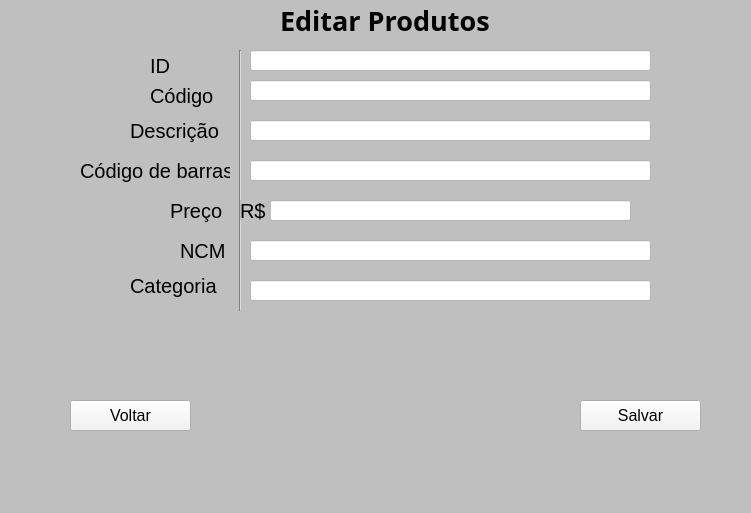
<?xml version="1.0" encoding="UTF-8"?>
<ui version="4.0">
 <class>MainWindow</class>
 <widget class="QMainWindow" name="MainWindow">
  <property name="geometry">
   <rect>
    <x>0</x>
    <y>0</y>
    <width>751</width>
    <height>513</height>
   </rect>
  </property>
  <property name="windowTitle">
   <string>MainWindow</string>
  </property>
  <property name="styleSheet">
   <string notr="true">background-color: rgb(191, 191, 191);</string>
  </property>
  <widget class="QWidget" name="centralwidget">
   <widget class="QLabel" name="label">
    <property name="geometry">
     <rect>
      <x>280</x>
      <y>-10</y>
      <width>281</width>
      <height>61</height>
     </rect>
    </property>
    <property name="font">
     <font>
      <family>Microsoft JhengHei</family>
      <pointsize>20</pointsize>
      <weight>75</weight>
      <bold>true</bold>
     </font>
    </property>
    <property name="text">
     <string>Editar Produtos</string>
    </property>
   </widget>
   <widget class="QLabel" name="label_6">
    <property name="geometry">
     <rect>
      <x>180</x>
      <y>240</y>
      <width>51</width>
      <height>21</height>
     </rect>
    </property>
    <property name="font">
     <font>
      <pointsize>15</pointsize>
     </font>
    </property>
    <property name="text">
     <string>NCM</string>
    </property>
   </widget>
   <widget class="QLabel" name="label_5">
    <property name="geometry">
     <rect>
      <x>80</x>
      <y>150</y>
      <width>171</width>
      <height>41</height>
     </rect>
    </property>
    <property name="font">
     <font>
      <pointsize>15</pointsize>
     </font>
    </property>
    <property name="text">
     <string>Código de barras</string>
    </property>
   </widget>
   <widget class="QPushButton" name="pushButton">
    <property name="geometry">
     <rect>
      <x>580</x>
      <y>400</y>
      <width>121</width>
      <height>31</height>
     </rect>
    </property>
    <property name="font">
     <font>
      <pointsize>12</pointsize>
     </font>
    </property>
    <property name="styleSheet">
     <string notr="true">background-color: rgb(243, 243, 243);</string>
    </property>
    <property name="text">
     <string>Salvar</string>
    </property>
   </widget>
   <widget class="Line" name="line">
    <property name="geometry">
     <rect>
      <x>230</x>
      <y>50</y>
      <width>20</width>
      <height>261</height>
     </rect>
    </property>
    <property name="orientation">
     <enum>Qt::Vertical</enum>
    </property>
   </widget>
   <widget class="QLabel" name="label_4">
    <property name="geometry">
     <rect>
      <x>170</x>
      <y>190</y>
      <width>61</width>
      <height>41</height>
     </rect>
    </property>
    <property name="font">
     <font>
      <pointsize>15</pointsize>
     </font>
    </property>
    <property name="text">
     <string>Preço</string>
    </property>
   </widget>
   <widget class="QLineEdit" name="lineEdit_5">
    <property name="geometry">
     <rect>
      <x>250</x>
      <y>240</y>
      <width>401</width>
      <height>21</height>
     </rect>
    </property>
    <property name="styleSheet">
     <string notr="true">background-color: rgb(255, 255, 255);</string>
    </property>
   </widget>
   <widget class="QLineEdit" name="lineEdit">
    <property name="geometry">
     <rect>
      <x>250</x>
      <y>80</y>
      <width>401</width>
      <height>21</height>
     </rect>
    </property>
    <property name="styleSheet">
     <string notr="true">background-color: rgb(255, 255, 255);</string>
    </property>
   </widget>
   <widget class="QLabel" name="label_2">
    <property name="geometry">
     <rect>
      <x>150</x>
      <y>80</y>
      <width>71</width>
      <height>31</height>
     </rect>
    </property>
    <property name="font">
     <font>
      <pointsize>15</pointsize>
     </font>
    </property>
    <property name="text">
     <string>Código</string>
    </property>
   </widget>
   <widget class="QLineEdit" name="lineEdit_3">
    <property name="geometry">
     <rect>
      <x>250</x>
      <y>160</y>
      <width>401</width>
      <height>21</height>
     </rect>
    </property>
    <property name="styleSheet">
     <string notr="true">background-color: rgb(255, 255, 255);</string>
    </property>
   </widget>
   <widget class="QLineEdit" name="lineEdit_4">
    <property name="geometry">
     <rect>
      <x>270</x>
      <y>200</y>
      <width>361</width>
      <height>21</height>
     </rect>
    </property>
    <property name="styleSheet">
     <string notr="true">background-color: rgb(255, 255, 255);</string>
    </property>
   </widget>
   <widget class="QLabel" name="label_8">
    <property name="geometry">
     <rect>
      <x>240</x>
      <y>200</y>
      <width>31</width>
      <height>21</height>
     </rect>
    </property>
    <property name="font">
     <font>
      <pointsize>15</pointsize>
     </font>
    </property>
    <property name="text">
     <string>R$</string>
    </property>
   </widget>
   <widget class="QLabel" name="label_3">
    <property name="geometry">
     <rect>
      <x>130</x>
      <y>110</y>
      <width>101</width>
      <height>41</height>
     </rect>
    </property>
    <property name="font">
     <font>
      <pointsize>15</pointsize>
     </font>
    </property>
    <property name="text">
     <string>Descrição</string>
    </property>
   </widget>
   <widget class="QLineEdit" name="lineEdit_2">
    <property name="geometry">
     <rect>
      <x>250</x>
      <y>120</y>
      <width>401</width>
      <height>21</height>
     </rect>
    </property>
    <property name="styleSheet">
     <string notr="true">background-color: rgb(255, 255, 255);</string>
    </property>
   </widget>
   <widget class="QLabel" name="label_9">
    <property name="geometry">
     <rect>
      <x>130</x>
      <y>270</y>
      <width>101</width>
      <height>31</height>
     </rect>
    </property>
    <property name="font">
     <font>
      <pointsize>15</pointsize>
     </font>
    </property>
    <property name="text">
     <string>Categoria</string>
    </property>
   </widget>
   <widget class="QLineEdit" name="lineEdit_6">
    <property name="geometry">
     <rect>
      <x>250</x>
      <y>280</y>
      <width>401</width>
      <height>21</height>
     </rect>
    </property>
    <property name="styleSheet">
     <string notr="true">background-color: rgb(255, 255, 255);</string>
    </property>
   </widget>
   <widget class="QLabel" name="label_7">
    <property name="geometry">
     <rect>
      <x>150</x>
      <y>50</y>
      <width>71</width>
      <height>31</height>
     </rect>
    </property>
    <property name="font">
     <font>
      <pointsize>15</pointsize>
     </font>
    </property>
    <property name="text">
     <string>ID</string>
    </property>
   </widget>
   <widget class="QLineEdit" name="lineEdit_7">
    <property name="geometry">
     <rect>
      <x>250</x>
      <y>50</y>
      <width>401</width>
      <height>21</height>
     </rect>
    </property>
    <property name="styleSheet">
     <string notr="true">background-color: rgb(255, 255, 255);</string>
    </property>
   </widget>
   <widget class="QPushButton" name="pushButton_2">
    <property name="geometry">
     <rect>
      <x>70</x>
      <y>400</y>
      <width>121</width>
      <height>31</height>
     </rect>
    </property>
    <property name="font">
     <font>
      <pointsize>12</pointsize>
     </font>
    </property>
    <property name="styleSheet">
     <string notr="true">background-color: rgb(243, 243, 243);</string>
    </property>
    <property name="text">
     <string>Voltar</string>
    </property>
   </widget>
  </widget>
  <widget class="QMenuBar" name="menubar">
   <property name="geometry">
    <rect>
     <x>0</x>
     <y>0</y>
     <width>751</width>
     <height>21</height>
    </rect>
   </property>
  </widget>
  <widget class="QStatusBar" name="statusbar"/>
 </widget>
 <resources/>
 <connections/>
</ui>
